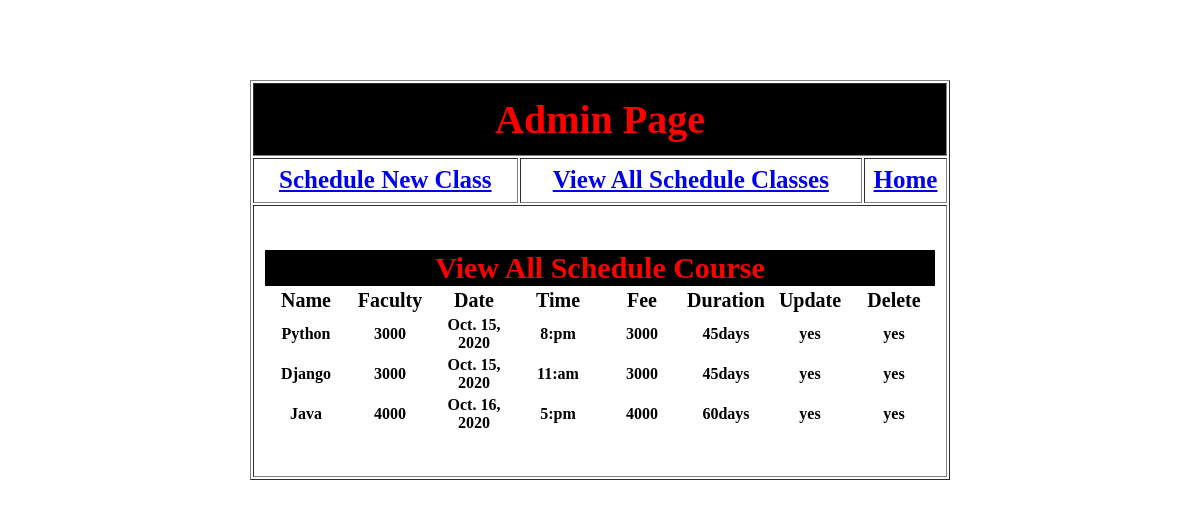
The app's page /view_all_schedule_classes with its own data.
### app/models.py (models this page shows)
class Course(models.Model):
    No = models.AutoField(primary_key=True)
    Name = models.CharField(max_length=30)
    Faculty = models.CharField(max_length=30)
    Date = models.DateField(auto_now_add=True)
    Time = models.CharField(max_length=20)
    Fee = models.IntegerField()
    Duration = models.CharField(max_length=30)

### app/views.py (the view)
# urls.py: path('view_all_schedule_classes',views.view_all_schedule_classes,name='view_all_schedule_classes'),
def view_all_schedule_classes(request):
    return render(request,"view_all_schedule_classes.html",{"view":Course.objects.all()})

### templates/view_all_schedule_classes.html (shortened to what this page needs)
{% extends 'admin_page.html' %}
{% block sree %}
    <table align="center" border="0.5">
        <tr><th colspan="8" id="heading">View All Schedule Course</th></tr>
    <tr>
        <th class="second_row">Name</th>
        <th class="second_row">Faculty</th>
        <th class="second_row">Date</th>
        <th class="second_row">Time</th>
        <th class="second_row">Fee</th>
        <th class="second_row">Duration</th>
        <th class="second_row">Update</th>
        <th class="second_row">Delete</th>
    </tr>
    {% for x in view %}
        <tr>
        <th width="80px">{{ x.Name }}</th>
        <th width="80px">{{ x.Faculty }}</th>
        <th width="80px">{{ x.Date }}</th>
        <th width="80px">{{ x.Time }}</th>
        <th width="80px">{{ x.Fee }}</th>
        <th width="80px">{{ x.Duration }}</th>
        <th width="80px"> yes </th>
        <th width="80px">yes</th>
        </tr>
    {% endfor %}
    </table>
{% endblock %}

### templates/admin_page.html (shortened to what this page needs)
{% load static %}
<html>
<head>
</head>
    <body>
<table align="center" border="1" id="tab">
    <tr><th colspan="3" id="admin_page">Admin Page</th></tr>
    <tr>
        <th class="s_a"><a href="{% url 'schedule_class' %}" >Schedule New Class</a></th>
         <th class="s_a"><a href="{% url 'view_all_schedule_classes' %}" >View All Schedule Classes</th>
        <th class="s_a"><a href="{% url 'main' %}" >Home</a></th>
    </tr>
   <tr>
       <th colspan="3">
        {% block sree %}{% endblock %}
    </th>
    </tr>
</table>
</body>
</html>

### templates/admin_page.html (style rules this page uses)
#admin_page { font-size: 40px; color: red; background-color: black }
#tab { width: 700px; margin-top: 80px; height: 400px; }
.s_a { font-size: 25px; color: goldenrod; }

### templates/view_all_schedule_classes.html (style rules this page uses)
#heading { font-size: 30px; color: red; background-color: black; }
.second_row { font-size: 20px; }

### records on screen
Course: Name "Python", Faculty "3000", Date "Oct. 15, 2020", Time "8:pm", Fee "3000", Duration "45days"
Course: Name "Django", Faculty "3000", Date "Oct. 15, 2020", Time "11:am", Fee "3000", Duration "45days"
Course: Name "Java", Faculty "4000", Date "Oct. 16, 2020", Time "5:pm", Fee "4000", Duration "60days"
